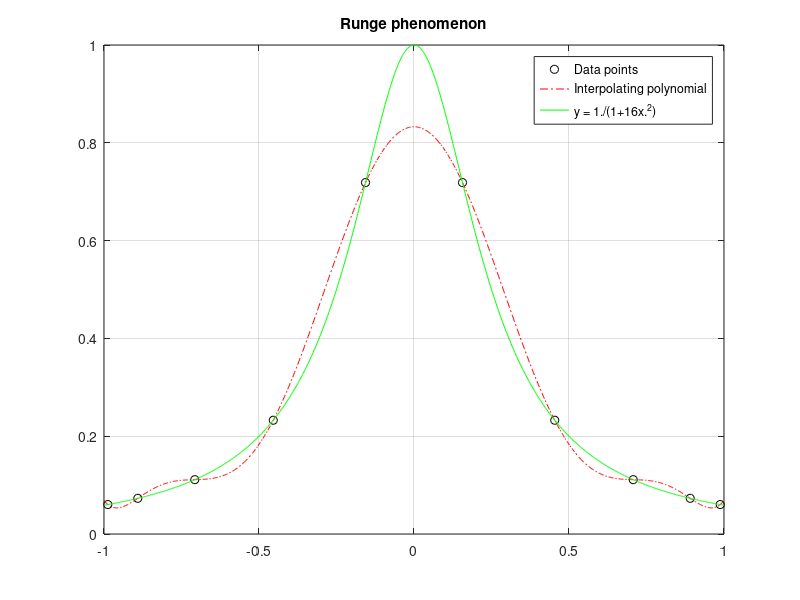
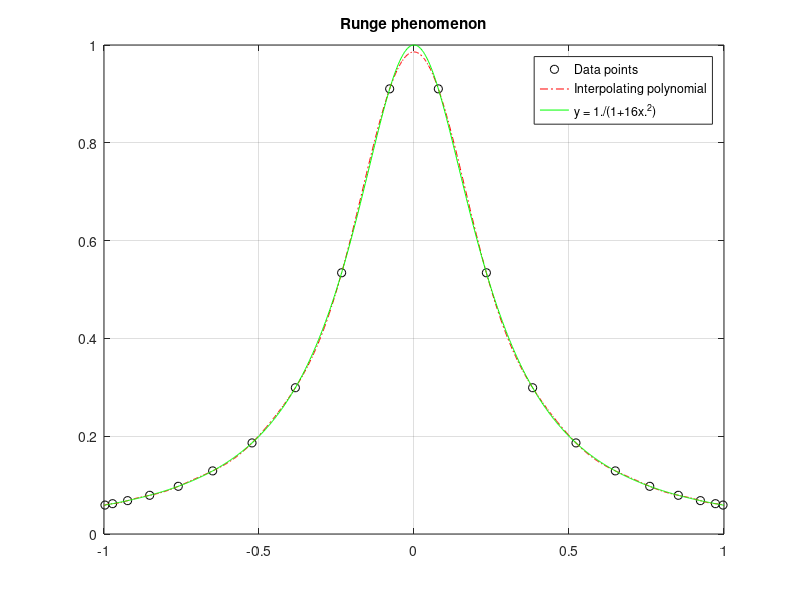
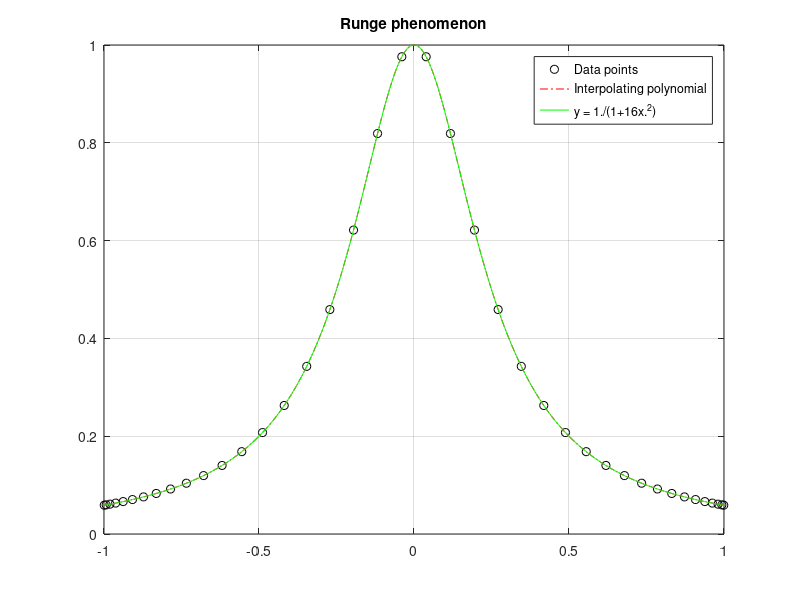

MATLAB code to generate these figures, in order:
function RungePhenomenonB()
    n = [10,20,40];
    for i=1:3 
        
        for j=1:n(i)
            
            x(j)=cos((2*j-1)*pi/(2*n(i)));
        end
        
       y= 1./(1+16*x.^2); 
      
        P = vander(x)\y';
        xev = linspace(-1,1,1000)';
        yev = polyval(P,xev);
        ytrue = 1./(1+16*xev.^2);

        
        plot(x,y,'ko',xev,yev,'r-.',xev,ytrue,'g-')
        legend('Data points','Interpolating polynomial','y = 1./(1+16x.^2)')
        grid on
        title('Runge phenomenon')
        hold on
        figure();
    end
end

